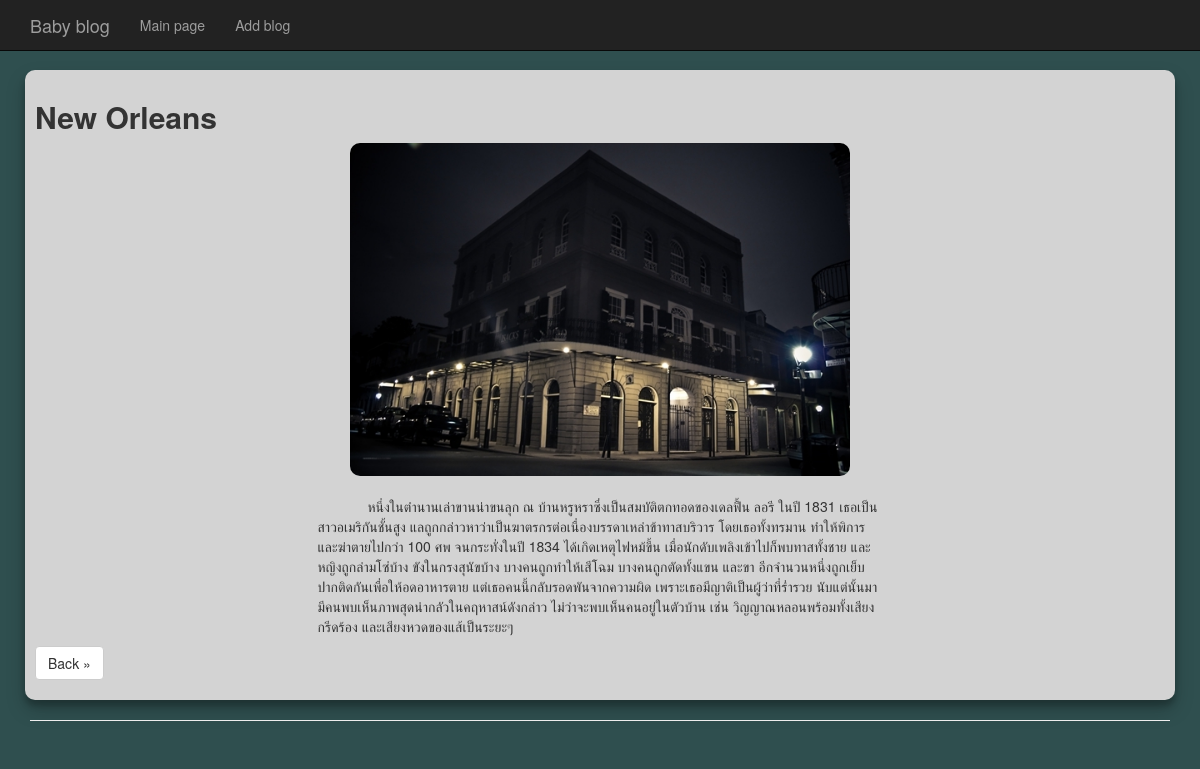
Screenshot of /blog.php?article_id=6 with the database file from the repository.
### tables this page shows
CREATE TABLE `article` (
  `id` int(20) NOT NULL,
  `name` varchar(500) NOT NULL,
  `head_img` varchar(100) NOT NULL,
  `descript` mediumtext NOT NULL,
  `status` tinyint(1) NOT NULL,
  `created` date NOT NULL,
  `view` int(10) NOT NULL
);

### database/exe_db.php (called while the page is built, shortened)
<?php
    class FindData{
        public static function findOneArticle($article_id){
            $conn = DB::getConnect();
            $result = $conn->query("SELECT * FROM article WHERE id = '".$article_id."'");
            return ($conn->affected_rows>0)?$result:null;
        }
    }
?>

### blog.php (the view, shortened to what this page needs)
<!DOCTYPE html>
<html lang="en">
<head>
    <link rel="stylesheet" href="https://maxcdn.bootstrapcdn.com/bootstrap/3.3.7/css/bootstrap.min.css">
    <link rel="stylesheet" href="css/style.css">
</head>
<body>
    <div class="container">
    <?php
        include 'menu.php';
        $result = FindData::findOneArticle($_GET["article_id"]);
    ?>
        <div style="padding-left: 10px; padding-right: 10px;">
            <div class="row">
                <div class="card">
                    <div class="card-body">
                        <div>
                            <?php while(($row=$result->fetch_array())!=null){  ?>
                            <h2><?php echo $row["name"] ?></h2>
                            <img class="center" src="./image/<?php echo $row["head_img"] ?>" style="max-width:500px" alt="" srcset="">
                            <br>
                            <p class="center" style="text-indent:50px;">
                                <?php echo nl2br($row["descript"]); ?>
                            </p>
                            <p><a class="btn btn-default" href="index.php" role="button">Back &raquo;</a></p>
                            <?php } ?>
                        </div>
                    </div>
                </div>
            </div>
        </div>
        <hr>
    </div>
</body>
</html>

### css/style.css (style rules this page uses)
html, body { overflow-x: hidden; }
body { padding-top: 70px; background-color: #2F4F4F; }
h2 { font-weight: bold !important; }
.center { display: block; margin-left: auto; margin-right: auto; width: 50%; border-radius: 10px; }
.card { padding: 10px !important; border-radius: 10px; box-shadow: 0 10px 20px rgba(0, 0, 0, 0.19), 0 6px 6px rgba(0, 0, 0, 0.23) !important; background-color: #D3D3D3; }

### rows the page displays
article: name "New Orleans", head_img (picture), descript "หนึ่งในตำนานเล่าขานน่าขนลุก ณ บ้านหรูหราซึ่งเป็นสมบัติตกทอดของเดลฟื้น ลอรี ในปี 1831 เธอเป็นสาวอเมริกันชั้นสูง แลถูกกล่าวหาว่าเป็นฆาตรกรต่อเนื่องบรรดาเหล่าข้าทาสบริวาร โดยเธอทั้งทรมาน ทำให้พิการ และฆ่าตายไปกว่า 100 ศพ จนกระทั่งในปี 1834 ได้เกิดเหตุไฟหม้ขึ้น เมื่อนักดับเพลิงเข้าไปก็พบทาสทั้งชาย และหญิงถูกล่ามโซ่บ้าง ขังในกรงสุนัขบ้าง บางคนถูกทำให้เสีโฉม บางคนถูกตัดทั้งแขน และขา อีกจำนวนหนึ่งถูกเย็บปากติดกันเพื่อให้อดอาหารตาย แต่เธอคนนี้กลับรอดพันจากความผิด เพราะเธอมีญาติเป็นผู้ว่าที่ร่ำรวย นับแต่นั้นมามีคนพบเห็นภาพสุดน่ากลัวในคฤหาสน์ดังกล่าว ไม่ว่าจะพบเห็นคนอยู่ในตัวบ้าน เช่น วิญญาณหลอนพร้อมทั้งเสียงกรีดร้อง และเสียงหวดของแส้เป็นระยะๆ"
